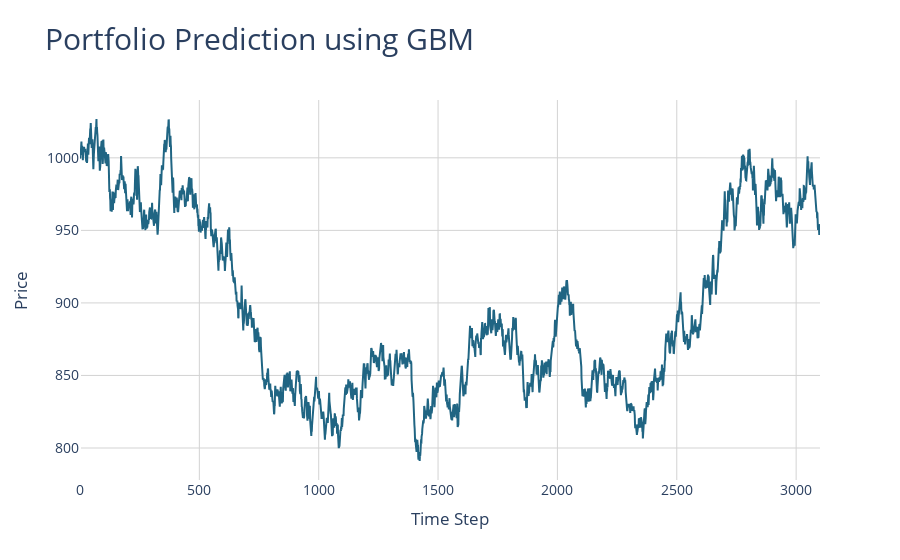

The code cell stored with this chart in its notebook:
### Code cell
# Create the plot
fig = go.Figure()

# Add the simulated prices line
fig.add_trace(go.Scatter(
    x=list(range(len(portfolio_value))),
    y=portfolio_value,
    mode='lines',
    name='Simulated Prices',
    line=dict(color='#206583', width=2)
))

# Update layout for aesthetics
fig.update_layout(
    title={
        'text': 'Portfolio Prediction using GBM',
        'font': {
            'size': 30
        }
    },
    xaxis_title='Time Step',
    yaxis_title='Price',
    font=dict(size=14),
    plot_bgcolor='white',
    xaxis=dict(showgrid=True, gridcolor='lightgrey'),
    yaxis=dict(showgrid=True, gridcolor='lightgrey')
)

### Figure 1 — Plotly figure (JSON) as saved in the notebook; plotly's stock layout.template omitted (floating-point values rounded to 4 significant figures; data arrays with more than 128 entries replaced by an {"elided": "..."} marker saying what was removed)
{"data": [{"line": {"color": "#206583", "width": 2}, "mode": "lines", "name": "Simulated Prices", "type": "scatter", "x": {"elided": "3101 int values"}, "y": {"elided": "3101 float values"}}], "layout": {"font": {"size": 14}, "plot_bgcolor": "white", "title": {"font": {"size": 30}, "text": "Portfolio Prediction using GBM"}, "xaxis": {"gridcolor": "lightgrey", "showgrid": true, "title": {"text": "Time Step"}}, "yaxis": {"gridcolor": "lightgrey", "showgrid": true, "title": {"text": "Price"}}}}
